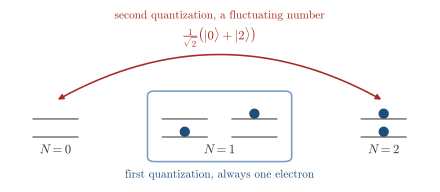

Reproduce this figure in Python.
"""Session 1, a dot with two levels, the states with a fixed number of electrons and a superposition that mixes them."""
import os, sys
sys.path.insert(0, os.path.join(os.path.dirname(os.path.abspath(__file__)), ".."))
import numpy as np
import matplotlib.pyplot as plt
from matplotlib.patches import Circle, FancyBboxPatch, FancyArrowPatch
import style

fig, ax = plt.subplots(figsize=(style.WIDTH_CM * style.CM, 6.2 * style.CM))
ax.axis('off')


def state(x, occ, y=0.0):
    """A dot with a lower and an upper level, a disc on each occupied one."""
    for j, o in enumerate(occ):
        yy = y + 0.55 * j
        ax.plot([x - 0.45, x + 0.45], [yy, yy], color=style.MUTED, lw=1.2)
        if o:
            ax.scatter([x], [yy + 0.16], s=45, color=style.ACCENT, zorder=3)


# the four Fock states of two levels, sorted by the number of electrons
xs = {'0': 0.0, '1a': 2.6, '1b': 4.0, '2': 6.6}
state(xs['0'], [0, 0]); state(xs['1a'], [1, 0]); state(xs['1b'], [0, 1]); state(xs['2'], [1, 1])
for x, s in [(0.0, '0'), (3.3, '1'), (6.6, '2')]:
    style.label(ax, x, -0.4, r'$N=%s$' % s, fontsize=9.5)
# first quantization lives in the column N = 1
ax.add_patch(FancyBboxPatch((1.9, -0.7), 2.8, 2.05, boxstyle='round,pad=0.05,rounding_size=0.15',
                            facecolor='none', edgecolor=style.LIGHT, lw=1.2, zorder=1))
style.label(ax, 3.3, -1.15, 'first quantization, always one electron', color=style.ACCENT, fontsize=8.5)
# a superposition of N = 0 and N = 2
ax.add_patch(FancyArrowPatch((0.0, 1.1), (6.6, 1.1), connectionstyle='arc3,rad=-0.28', arrowstyle='<|-|>',
                             mutation_scale=8, color=style.BROKEN, lw=1.2, zorder=2))
style.label(ax, 3.3, 3.05, r'$\frac{1}{\sqrt{2}}\left(|0\rangle+|2\rangle\right)$', color=style.BROKEN, fontsize=9.5)
style.label(ax, 3.3, 3.7, 'second quantization, a fluctuating number', color=style.BROKEN, fontsize=8.5)
ax.set_xlim(-1.0, 7.6)
ax.set_ylim(-1.5, 4.0)
style.save(fig, __file__)
